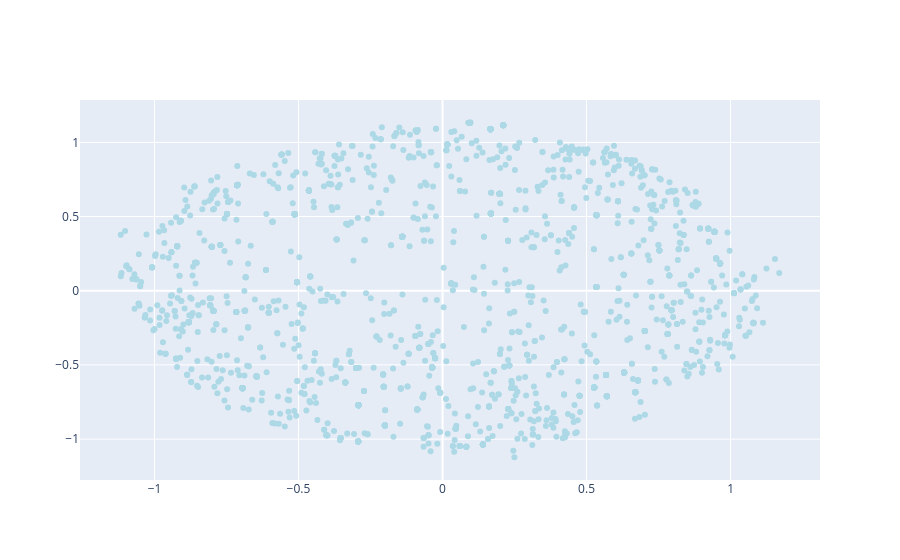

Here is the notebook cell this chart was saved with:
### Code cell
from sklearn.manifold import MDS
print("Computing MDS embedding")
mds = manifold.MDS(n_components=2,
                   n_init=2,
                   max_iter=200,
                   n_jobs=-1,
                   random_state=42,
                   dissimilarity='euclidean')
t0 = time()
X_mds = mds.fit_transform(X.iloc[:2000,:])
t1 = time()
print("Done. Stress: %f" % mds.stress_)
mds_df = pd.DataFrame(X_mds, columns=['D1', 'D2'])
mds_df['text'] = df['clean_tweet']
data = [
    go.Scatter(
        x = mds_df.iloc[:2000,0].values,
        y = mds_df.iloc[:2000,1].values,
        text = mds_df.iloc[:2000,2].values,
        hoverinfo = 'text',
        marker = dict(
            color = 'lightblue'
        ),
        mode='markers',
        showlegend = False
    )
]

iplot(data, filename = "add-hover-text")

### Figure 1 — Plotly figure (JSON) as saved in the notebook; plotly's stock layout.template omitted (floating-point values rounded to 4 significant figures; data arrays with more than 128 entries replaced by an {"elided": "..."} marker saying what was removed)
{"data": [{"hoverinfo": "text", "marker": {"color": "lightblue"}, "mode": "markers", "showlegend": false, "text": {"elided": "2000 str values"}, "x": {"elided": "2000 float values"}, "y": {"elided": "2000 float values"}, "type": "scatter"}], "layout": {}}
